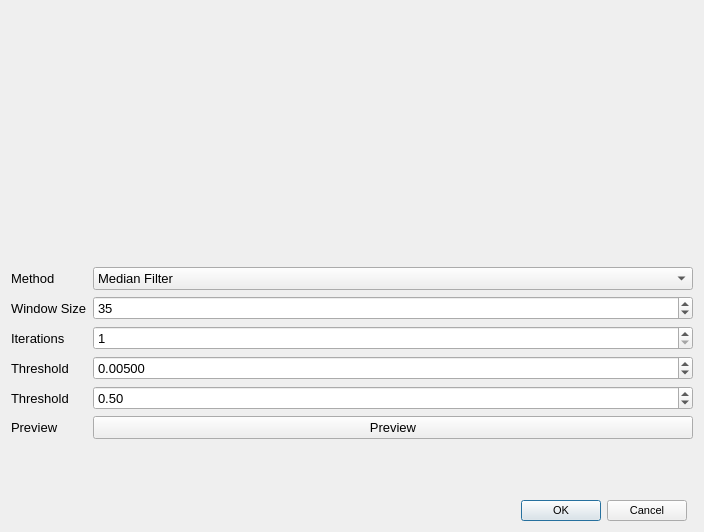
<?xml version="1.0" encoding="UTF-8"?>
<ui version="4.0">
 <class>BaselineDialog</class>
 <widget class="QDialog" name="BaselineDialog">
  <property name="geometry">
   <rect>
    <x>0</x>
    <y>0</y>
    <width>700</width>
    <height>532</height>
   </rect>
  </property>
  <property name="font">
   <font>
    <pointsize>10</pointsize>
   </font>
  </property>
  <property name="windowTitle">
   <string>Correct Baseline</string>
  </property>
  <layout class="QGridLayout" name="gridLayout">
   <item row="0" column="0" colspan="2">
    <widget class="QCustomPlot" name="spectrumPlot" native="true">
     <property name="sizePolicy">
      <sizepolicy hsizetype="Fixed" vsizetype="Fixed">
       <horstretch>0</horstretch>
       <verstretch>0</verstretch>
      </sizepolicy>
     </property>
     <property name="minimumSize">
      <size>
       <width>682</width>
       <height>250</height>
      </size>
     </property>
    </widget>
   </item>
   <item row="3" column="0">
    <widget class="QDialogButtonBox" name="buttonBox">
     <property name="font">
      <font>
       <pointsize>8</pointsize>
      </font>
     </property>
     <property name="orientation">
      <enum>Qt::Horizontal</enum>
     </property>
     <property name="standardButtons">
      <set>QDialogButtonBox::Cancel|QDialogButtonBox::Ok</set>
     </property>
    </widget>
   </item>
   <item row="1" column="0" colspan="2">
    <layout class="QFormLayout" name="formLayout">
     <item row="0" column="0">
      <widget class="QLabel" name="label">
       <property name="text">
        <string>Method</string>
       </property>
      </widget>
     </item>
     <item row="0" column="1">
      <widget class="QComboBox" name="methodComboBox">
       <item>
        <property name="text">
         <string>Median Filter</string>
        </property>
       </item>
       <item>
        <property name="text">
         <string>Vancouver Raman Algorithm (IModPoly)</string>
        </property>
       </item>
      </widget>
     </item>
     <item row="1" column="0">
      <widget class="QLabel" name="param_0Label">
       <property name="text">
        <string>Window Size</string>
       </property>
      </widget>
     </item>
     <item row="1" column="1">
      <widget class="QSpinBox" name="param_0SpinBox">
       <property name="minimum">
        <number>1</number>
       </property>
       <property name="maximum">
        <number>599</number>
       </property>
       <property name="singleStep">
        <number>2</number>
       </property>
       <property name="value">
        <number>35</number>
       </property>
      </widget>
     </item>
     <item row="2" column="0">
      <widget class="QLabel" name="param_1Label">
       <property name="text">
        <string>Iterations</string>
       </property>
      </widget>
     </item>
     <item row="2" column="1">
      <widget class="QSpinBox" name="param_1SpinBox">
       <property name="minimum">
        <number>1</number>
       </property>
       <property name="maximum">
        <number>100000</number>
       </property>
      </widget>
     </item>
     <item row="3" column="0">
      <widget class="QLabel" name="param_2Label">
       <property name="text">
        <string>Threshold</string>
       </property>
      </widget>
     </item>
     <item row="3" column="1">
      <widget class="QDoubleSpinBox" name="param_2DoubleSpinBox">
       <property name="decimals">
        <number>5</number>
       </property>
       <property name="minimum">
        <double>0.000000000000000</double>
       </property>
       <property name="maximum">
        <double>1.000000000000000</double>
       </property>
       <property name="singleStep">
        <double>0.000100000000000</double>
       </property>
       <property name="value">
        <double>0.005000000000000</double>
       </property>
      </widget>
     </item>
     <item row="4" column="0">
      <widget class="QLabel" name="param_3Label">
       <property name="text">
        <string>Threshold</string>
       </property>
      </widget>
     </item>
     <item row="4" column="1">
      <widget class="QDoubleSpinBox" name="param_3DoubleSpinBox">
       <property name="maximum">
        <double>1.000000000000000</double>
       </property>
       <property name="singleStep">
        <double>0.100000000000000</double>
       </property>
       <property name="value">
        <double>0.500000000000000</double>
       </property>
      </widget>
     </item>
     <item row="5" column="0">
      <widget class="QLabel" name="label_3">
       <property name="text">
        <string>Preview</string>
       </property>
      </widget>
     </item>
     <item row="5" column="1">
      <widget class="QPushButton" name="pushButton">
       <property name="text">
        <string>Preview</string>
       </property>
      </widget>
     </item>
    </layout>
   </item>
  </layout>
 </widget>
 <customwidgets>
  <customwidget>
   <class>QCustomPlot</class>
   <extends>QWidget</extends>
   <header>qcustomplot.h</header>
   <container>1</container>
  </customwidget>
 </customwidgets>
 <resources/>
 <connections>
  <connection>
   <sender>buttonBox</sender>
   <signal>accepted()</signal>
   <receiver>BaselineDialog</receiver>
   <slot>accept()</slot>
   <hints>
    <hint type="sourcelabel">
     <x>247</x>
     <y>451</y>
    </hint>
    <hint type="destinationlabel">
     <x>157</x>
     <y>274</y>
    </hint>
   </hints>
  </connection>
  <connection>
   <sender>buttonBox</sender>
   <signal>rejected()</signal>
   <receiver>BaselineDialog</receiver>
   <slot>reject()</slot>
   <hints>
    <hint type="sourcelabel">
     <x>315</x>
     <y>451</y>
    </hint>
    <hint type="destinationlabel">
     <x>286</x>
     <y>274</y>
    </hint>
   </hints>
  </connection>
 </connections>
</ui>
